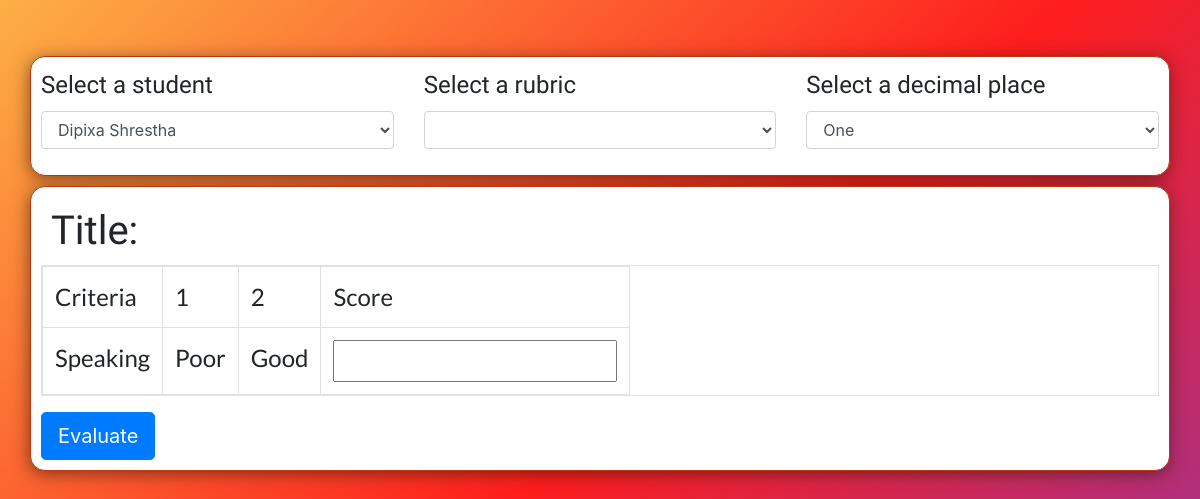
The app's page /grade (signed in) with its own data.
### main/models.py (models this page shows, shortened)
class Category(models.Model):
    categoryTitle = models.CharField(max_length=200)
    index_x = models.PositiveIntegerField(null=True)
    index_y = models.PositiveIntegerField(null=True)
    rubric = models.ForeignKey(Rubric, null=True, on_delete = models.CASCADE)

### main/views.py (the view, shortened to what this page needs)
# urls.py: path('grade', views.grade, name = 'grade'),
@login_required
def grade(request):
    rubrics = Rubric.objects.filter(id=6)[0]
    measures = Measure.objects.all()
    students = Student.objects.all()
    evaluations = evaluate_rubric.objects.all()
    categories = Category.objects.all()
    context = {'rubric':rubrics, 'students': students, 'measures':measures, 'evaluations':evaluations
            , 'row_num' : range(rubrics.max_row), 'row_col':range(rubrics.max_col), 'categories':categories}
    return render(request, 'main/evaluatorrubric.html',context)

### main/templates/main/evaluatorrubric.html (shortened to what this page needs)
{% extends 'base.html' %}
{% load static %}
{% block body_block %}
<div class = "container" id = "main_content">
  <form action = "{% url 'main:grade' %}" method = "POST" >
<div class = "row">
  <div class = "col-lg-4">
  <div class="form-group">
    <label for="exampleFormControlSelect1">Select a student</label>
    <select class="form-control" id="exampleFormControlSelect1" name="student_dd">
      {% for student in students %}
        <option value = "{{student.name}}">{{student.name}}</option>
      {%endfor%}
    </select>
  </div>
</div>
  <div class = "col-lg-4">
  <div class="form-group">
    <label for="exampleFormControlSelect1">Select a rubric</label>
    <select class="form-control" id="exampleFormControlSelect1" name = "rubric_dd">
    </select>
  </div>
  </div>
    <div class = "col-lg-4">
  <div class="form-group">
    <label for="exampleFormControlSelect1">Select a decimal place</label>
    <select class="form-control" id="exampleFormControlSelect1" name="decimal_dd">
        <option value = "1">One</option>
    </select>
  </div>
</div>
</div>
</div>
<div class = "container" id = "main_content" style="margin-top:10px;">
  <h1>Title: {{rubric.title}}</h1>
  <table class = "table table-bordered table-responsive">
  {% for x in row_num %}
    <tr>
    {% for y in row_col %}
      {% for category in categories %}
        {%if category.rubric == rubric %}
          {% if category.index_x == x and category.index_y == y %}
            <td> {{category.categoryTitle}} </td>
          {%endif%}
        {%endif%}
      {%endfor%}
    {% endfor %}
    {%if x <= 0 %}
    <td> Score </td>
    {%else%}
  <td>  <input type = "number"  name = "score{{x}}"> </td>
    {%endif%}
    </tr>
  {%endfor%}
  </table>
<button type = "submit" class = "btn btn-primary btn-lg"> Evaluate </button>
</div>
{%endblock%}

### main/static/css/landing.css (style rules this page uses)
body { height: 100vh; background: rgb(131,58,180); background: linear-gradient(318deg, rgba(131,58,180,1) 0%, rgba(253,29,29,1) 50%, rgba(252,176,69,1) 100%); }
#main_content { margin-top: 7vh; border: 0.7px solid #BF360C; border-radius: 15px; width: auto; background-color: #FFFFFF; padding: 10px; box-shadow: -1px 3px 17px -1px rgba(22,22,2,0.58); -webkit-box-shadow: -1px 3px 17px -1px rgba(22,22,2,0.58); -moz-box-shadow: -1px 3px 17px -1px rgba(22,22,2,0.58); }
.login_opts, h1 { margin: 10px; font-family: "Merienda"; }
th, label { font-family: 'Ropa Sans'; font-size: 1.5rem; }
td { font-family: Lato; font-size: 1.5rem; }

### records on screen
Category: categoryTitle "Criteria"
Category: categoryTitle "1"
Category: categoryTitle "2"
Category: categoryTitle "Speaking"
Category: categoryTitle "Poor"
Category: categoryTitle "Good"

### other values on screen
form field student_dd "Dipixa Shrestha"
